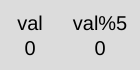
Frame 1 (no input)
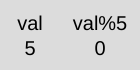
Frame 60 (no input)
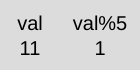
Frame 120 (the mouse pressed at the canvas centre since frame 60)

The p5.js sketch that drew these frames (run headless with seeded random() and noise() and a simulated clock; from frame 60 on, the mouse is pressed at the canvas centre):

// p5.js sketch
// ── sketch.js
var val = 0;
var mod = 5;
var pause = false;

function setup() {
  createCanvas(140, 70);
  textAlign(CENTER);
//  textFont('Calibri');
  textSize(20);
 frameRate(30);
}

function draw() {
  background(220);
  
 text("val\n"+val,30,30);
 text("val%"+mod+"\n"+val%mod,100,30);
  
  if(frameCount%10==0 && !pause)
  val++;
  
  val %= 100;
}

function keyPressed(){
 if( keyCode == RIGHT_ARROW){
   mod = (mod+1)%33;
 }
  
  if(keyCode == LEFT_ARROW){
   mod = max(1,mod-1); 
  }
  
  if( key == ' ')
     pause = !pause;
  
}
